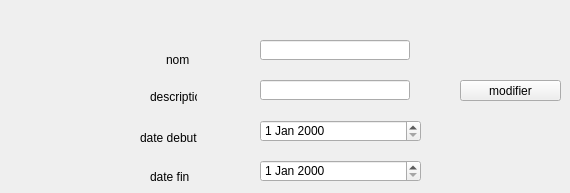
     <widget class="QWidget" name="page_16">
      <widget class="QLineEdit" name="nom_7">
       <property name="geometry">
        <rect>
         <x>260</x>
         <y>40</y>
         <width>150</width>
         <height>20</height>
        </rect>
       </property>
      </widget>
      <widget class="QLineEdit" name="description_5">
       <property name="geometry">
        <rect>
         <x>260</x>
         <y>80</y>
         <width>150</width>
         <height>20</height>
        </rect>
       </property>
      </widget>
      <widget class="QDateEdit" name="datee_7">
       <property name="geometry">
        <rect>
         <x>260</x>
         <y>120</y>
         <width>161</width>
         <height>22</height>
        </rect>
       </property>
      </widget>
      <widget class="QPushButton" name="ajoutBmodifier_event_3">
       <property name="geometry">
        <rect>
         <x>460</x>
         <y>80</y>
         <width>101</width>
         <height>21</height>
        </rect>
       </property>
       <property name="text">
        <string>modifier</string>
       </property>
      </widget>
      <widget class="QDateEdit" name="datee_8">
       <property name="geometry">
        <rect>
         <x>260</x>
         <y>160</y>
         <width>161</width>
         <height>22</height>
        </rect>
       </property>
      </widget>
      <widget class="QLabel" name="label_86">
       <property name="geometry">
        <rect>
         <x>166</x>
         <y>50</y>
         <width>41</width>
         <height>20</height>
        </rect>
       </property>
       <property name="text">
        <string>nom</string>
       </property>
      </widget>
      <widget class="QLabel" name="label_87">
       <property name="geometry">
        <rect>
         <x>150</x>
         <y>90</y>
         <width>47</width>
         <height>14</height>
        </rect>
       </property>
       <property name="text">
        <string>description</string>
       </property>
      </widget>
      <widget class="QLabel" name="label_88">
       <property name="geometry">
        <rect>
         <x>140</x>
         <y>130</y>
         <width>61</width>
         <height>16</height>
        </rect>
       </property>
       <property name="text">
        <string>date debut</string>
       </property>
      </widget>
      <widget class="QLabel" name="label_89">
       <property name="geometry">
        <rect>
         <x>150</x>
         <y>170</y>
         <width>47</width>
         <height>14</height>
        </rect>
       </property>
       <property name="text">
        <string>date fin</string>
       </property>
      </widget>
     </widget>
